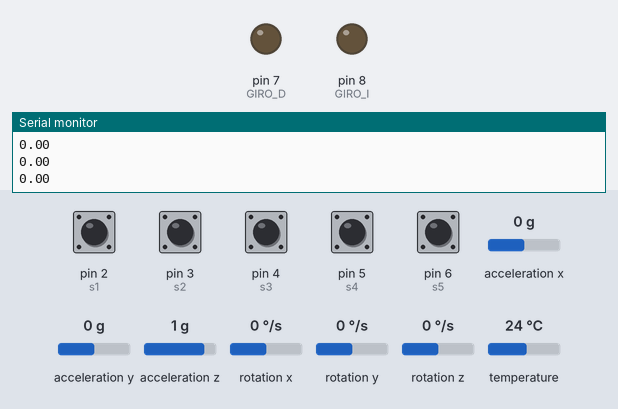
The sketch below on a simulated Arduino Uno, built with avr-gcc and run on an emulated ATmega328P. Shown: output pins drawn as LEDs (lit = HIGH), the last lines printed to the serial monitor. The test bench sets the inputs (shaded band); at power-on: pin 2 (s1), pin 3 (s2), pin 4 (s3), pin 5 (s4), pin 6 (s5) HIGH, acceleration x 0 g, acceleration y 0 g, acceleration z 1 g, rotation x 0 °/s, rotation y 0 °/s, rotation z 0 °/s, temperature 24 °C.

Above: at 1.8 s.
1.9 s: pin 3 (s2) pulled LOW for 0.6 s
At 2.4 s:
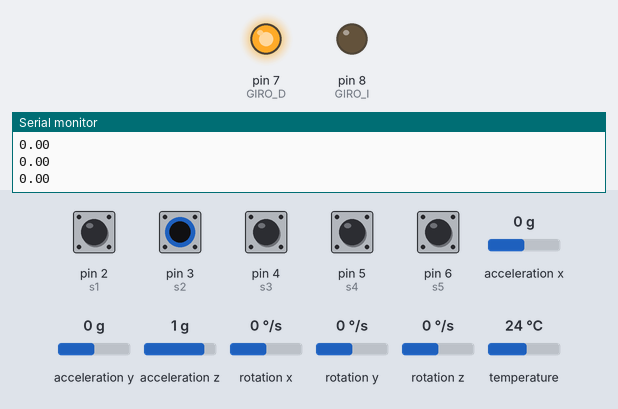
4.0 s: pin 4 (s3) pulled LOW for 0.6 s
At 4.5 s:
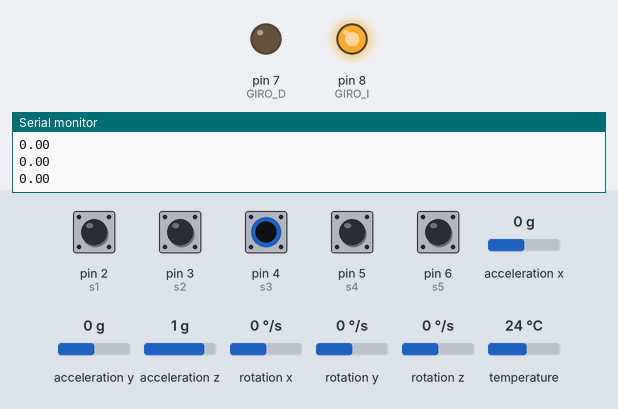
Timing chart, 0 to 7.0 s (numbered marks = the images above; inputs shaded):
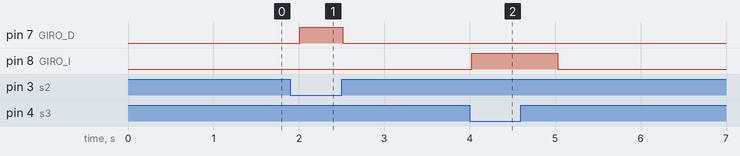

Measured:
- after the input at 1.9 s, pin 7 (GIRO_D): LOW → HIGH after 0.11 s, → LOW 0.50 s later
- after the input at 4.0 s, pin 8 (GIRO_I): LOW → HIGH at once, → LOW 1.0 s later

The sketch:

SensorPlayero.ino
```cpp
#include <Adafruit_MPU6050.h>
#include <Adafruit_Sensor.h>
#include <Wire.h>

unsigned long lastTime = 0;
unsigned long gyroDelay = 10;

unsigned long lastTimesensores = 0;
unsigned long sensores = 500;

Adafruit_MPU6050 mpu;
sensors_event_t a, g, temp;

float gyroZ;

float gyroZerror = 0.01;

const int s1 = 2;
const int s2 = 3;
const int s3 = 4;
const int s4 = 5;
const int s5 = 6;

const int GIRO_D = 7;
const int GIRO_I = 8;

int stes1;
int stes2;
int stes3;
int stes4;
int stes5;

void initMPU()
{
  if(!mpu.begin())
  {
    Serial.println("Failed to find MPU6050 chip");
    while(1)
    {
      delay(10);
    }
  }
  Serial.println("MPU6050 Found!");
}

float getGyroReadings()
{
  mpu.getEvent(&a,&g,&temp);

  float gyroZ_temp = g.gyro.z;
  if(abs(gyroZ_temp) > gyroZerror)
  {
    gyroZ += gyroZ_temp/90.00;
  }

  float readingZ = gyroZ;

  if(readingZ >= 1.21 || readingZ <= -1.21)
  {
    gyroZ=0.00;
  }
  return readingZ;
}

void setup()
{
  pinMode(s1,INPUT_PULLUP);
  pinMode(s2,INPUT_PULLUP);
  pinMode(s3,INPUT_PULLUP);
  pinMode(s4,INPUT_PULLUP);
  pinMode(s5,INPUT_PULLUP);

  pinMode(GIRO_D,OUTPUT);
  pinMode(GIRO_I,OUTPUT);

  digitalWrite(GIRO_D,LOW);
  digitalWrite(GIRO_I,LOW);

  Serial.begin(9600);
  initMPU();
}

void lectura()
{
  stes1 = digitalRead(s1);
  stes2 = digitalRead(s2);
  stes3 = digitalRead(s3);
  stes4 = digitalRead(s4);
  stes5 = digitalRead(s5);

  stes1 = !stes1;
  stes2 = !stes2;
  stes3 = !stes3;
  stes4 = !stes4;
  stes5 = !stes5;

    if((!stes1 && !stes2 && stes3) || (!stes2 &&  stes3 && stes5) || (!stes1 && stes2 && stes5) || (!stes1 && stes4) || (stes4 && stes5))
    {
      digitalWrite(GIRO_I,HIGH);
      digitalWrite(GIRO_D,LOW);
    }
    else if((stes2 && !stes4 && !stes5)||(stes1 && stes4 && !stes5)||(stes1 && stes3 && !stes5)||(stes1 && stes2 && !stes4))
    {
      digitalWrite(GIRO_D,HIGH);
      digitalWrite(GIRO_I,LOW);
    }
    else
    {
      digitalWrite(GIRO_I,LOW);
      digitalWrite(GIRO_D,LOW);
    }
    delay(500);
}

void showit()
{
  if((millis()-lastTime)>gyroDelay)
  {
    Serial.println(getGyroReadings());
    lastTime = millis();
  }
}

void loop()
{
  showit();
  lectura();
}
```
